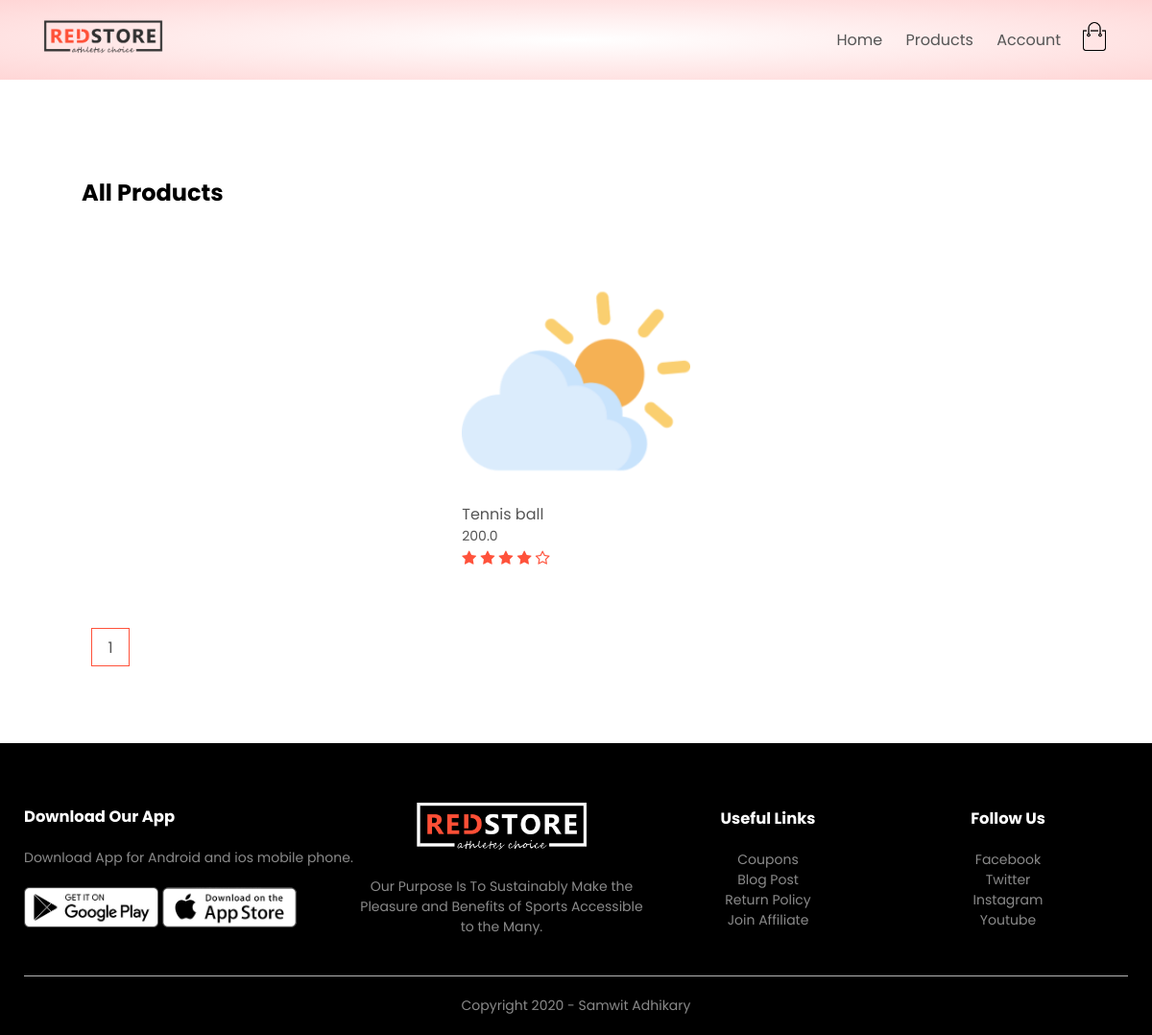
/product/?page=2, run on an earlier commit of the app's database.
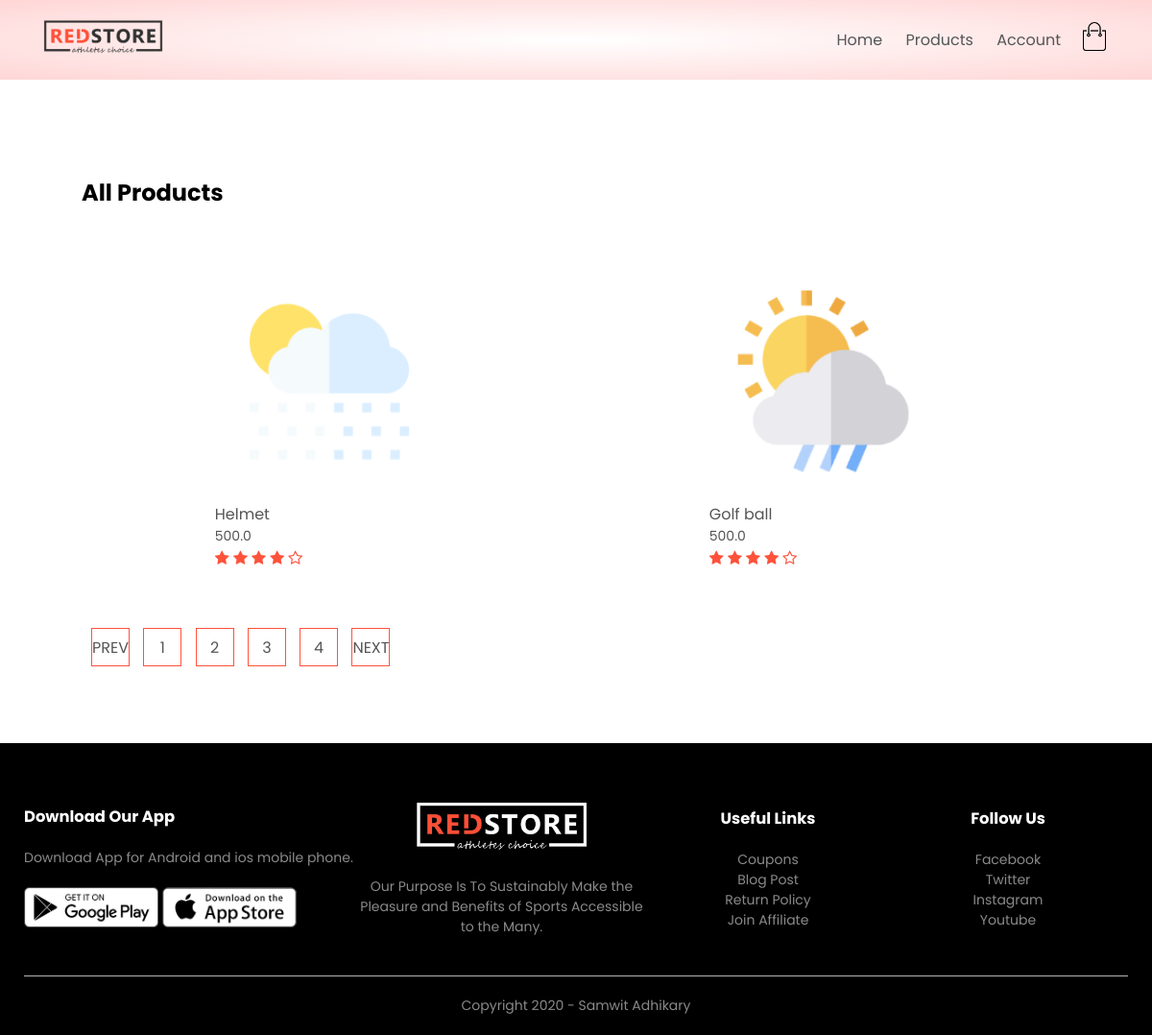
And on a later commit of the database.
### Products_App/models.py (models this page shows, shortened)
class Product(models.Model):
    LIVE=1
    DELETE=0
    DELETE_CHOICES = (
                      (LIVE,'live'),
                      (DELETE,'delete'),
                     )
    title=models.CharField(max_length=200)
    description=models.TextField()
    price=models.FloatField()
    image=models.ImageField(upload_to='product_img/')
    priority=models.IntegerField(default=0)
    delete_status=models.IntegerField(choices=DELETE_CHOICES,default=LIVE)
    created_at=models.DateTimeField(auto_now_add=True)
    updated_at=models.DateTimeField(auto_now=True)

### Products_App/views.py (the view)
# urls.py: path('product/',views.product,name='product'),
def product(request):
    page_value=1
    if request.GET:
     page_value=request.GET.get('page')
    product_list=Product.objects.order_by('priority')
    paginator_obj=Paginator(product_list,2)
    product_page=paginator_obj.get_page(page_value)
    context={
        'items':product_page
            }
    return render(request,'website/product.html',context)

### Products_App/templatetags/custom_filter.py (called while the page is built)
@register.filter(name='chunk') #custom_filter
def chunks(list,chunk_size):
    chunk=[]
    i=0
    for item in list:
        chunk.append(item)
        i+=1
        if(i==chunk_size):
            yield chunk
            chunk=[]
            i=0
    if chunk:
     yield chunk

### templates/website/product.html
{% extends 'website/layout.html' %}
{% block content %}
  {% include 'website/content_split/product_content.html'%}
{% endblock %}

### templates/website/layout.html (shortened to what this page needs)
{% load static %}
<!DOCTYPE html>
<html lang="en">
<head>
    <link rel="stylesheet" href="{% static 'css/style.css' %}">
    <link rel="stylesheet" href="https://stackpath.bootstrapcdn.com/font-awesome/4.7.0/css/font-awesome.min.css">
</head>
<body>
    <div class="header">
        <div class="container">
            <div class="navbar">
                <div class="logo">
                    <a href="#"><img src="{% static 'images/logo.png' %}" alt="logo" width="125px"></a>
                </div>
                <nav>
                    <ul id="MenuItems">
                        <li><a href="{% url 'home' %}">Home</a></li>
                        <li><a href="{% url 'product' %}">Products</a></li>
                        {% if user.is_authenticated %}
                            <li><a href="{% url 'orders' %}">Orders</a></li>
                            <li><a href="{% url 'logout' %}">Logout</a></li>
                        {% else %}
                            <li><a href="{% url 'user_account' %}">Account</a></li>
                        {% endif %}
                    </ul>
                </nav>
                <a href="{% url 'cart' %}"><img src="{% static 'images/cart.png' %}" width="30px" height="30px"></a>
            </div>
        </div>
    </div>
{% block  content %}
{% endblock %}
    <div class="footer">
        <div class="container">
            <div class="row">
                <div class="footer-col-1">
                    <h3>Download Our App</h3>
                    <p>Download App for Android and ios mobile phone.</p>
                    <div class="app-logo">
                        <img src="{% static 'images/play-store.png' %}">
                        <img src="{% static 'images/app-store.png' %}">
                    </div>
                </div>
                <div class="footer-col-2">
                    <img src="{% static 'images/logo-white.png' %}">
                    <p>Our Purpose Is To Sustainably Make the Pleasure and Benefits of Sports Accessible to the Many.
                    </p>
                </div>
                <div class="footer-col-3">
                    <h3>Useful Links</h3>
                    <ul>
                        <li>Coupons</li>
                        <li>Blog Post</li>
                        <li>Return Policy</li>
                        <li>Join Affiliate</li>
                    </ul>
                </div>
                <div class="footer-col-4">
                    <h3>Follow Us</h3>
                    <ul>
                        <li>Facebook</li>
                        <li>Twitter</li>
                        <li>Instagram</li>
                        <li>Youtube</li>
                    </ul>
                </div>
            </div>
            <hr>
            <p class="copyright">Copyright 2020 - Samwit Adhikary</p>
        </div>
    </div>
</body>
</html>

### templates/website/content_split/product_content.html
{% load static%}
{% load custom_filter %}
    <div class="small-container">
        <div class="row row-2">
            <h2>All Products</h2>
        </div>
        {% for product in items|chunk:4 %}
        <div class="row">
            {% for data in product %}
            <div class="col-4">
                <a href="{% url 'product_details' data.id %}"><img src="{{data.image.url}}"></a>
                <h4>{{data.title}}</h4>
                <p>{{data.price}}</p>
                <div class="rating">
                    <i class="fa fa-star"></i>
                    <i class="fa fa-star"></i>
                    <i class="fa fa-star"></i>
                    <i class="fa fa-star"></i>
                    <i class="fa fa-star-o"></i>
                </div>
            </div>
            {% endfor %}
        </div>
        {% endfor %}
        <div class="page-btn">
            {% if items.has_previous %}
        <a href="?page={{items.previous_page_number}}"><span>PREV</span></a>
        {% endif %}
            {% for i in items.paginator.page_range%}
            <a href="?page={{i}}"><span>{{i}}</span></a>
            {% endfor %}
            {% if items.has_next %}
        <a href="?page={{items.next_page_number}}"><span>NEXT</span></a>
        {% endif %}
        </div>
    </div>

### static/css/style.css (style rules this page uses)
* { margin: 0; padding: 0; box-sizing: border-box; }
body { font-family: 'Poppins', sans-serif; }
.navbar { display: flex; align-items: center; padding: 20px; }
nav { flex: 1; text-align: right; }
nav ul { display: inline-block; list-style-type: none; }
nav ul li { display: inline-block; margin-right: 20px; }
a { text-decoration: none; color: #555; }
p { color: #555; }
.container { max-width: 1300px; margin: auto; padding-left: 25px; padding-right: 25px; }
.row { display: flex; align-items: center; flex-wrap: wrap; justify-content: space-around; }
.header { background: radial-gradient(#fff,#ffd6d6); }
.small-container { max-width: 1080px; margin: auto; padding-left: 25px; padding-right: 25px; }
.col-4 { flex-basis: 25%; padding: 10px; min-width: 200px; margin-bottom: 50px; transition: transform 0.5s; }
.col-4 img { width: 100%; }
h4 { color: #555; font-weight: normal; }
.col-4 p { font-size: 14px; }
.rating .fa { color: #ff523b; }
.footer { background: black; color: #8a8a8a; font-size: 14px; padding: 60px 0 20px; }
.footer p { color: #8a8a8a; }
.footer h3 { color: #fff; margin-bottom: 20px; }
.footer-col-1, .footer-col-2, .footer-col-3, .footer-col-4 { min-width: 250px; margin-bottom: 20px; }
.footer-col-1 { flex-basis: 30%; }
.footer-col-2 { flex: 1; text-align: center; }
.footer-col-2 img { width: 180px; margin-bottom: 20px; }
.footer-col-3, .footer-col-4 { flex-basis: 12%; text-align: center; }
ul { list-style-type: none; }
.app-logo { margin-top: 20px; }
.app-logo img { width: 140px; }
.footer hr { border: none; background: #b5b5b5; height: 1px; margin: 20px 0; }
.copyright { text-align: center; }
.row-2 { justify-content: space-between; margin: 100px auto 50px; }
.page-btn { margin: 0 auto 80px; }
.page-btn span { display: inline-block; border: 1px solid #ff523b; margin-left: 10px; width: 40px; height: 40px; text-align: center; line-height: 40px; cursor: pointer; }

What changed in the data, as far as the page shows it:
no longer on this page (row unchanged): Product: image (picture), title "Tennis ball", price "200.0"
added Product: image (picture), title "Helmet", price "500.0"
added Product: image (picture), title "Golf ball", price "500.0"
Also different on the page:
text now shown: "PREV NEXT"
new list line: "2"
new list line: "3"
new list line: "4"
